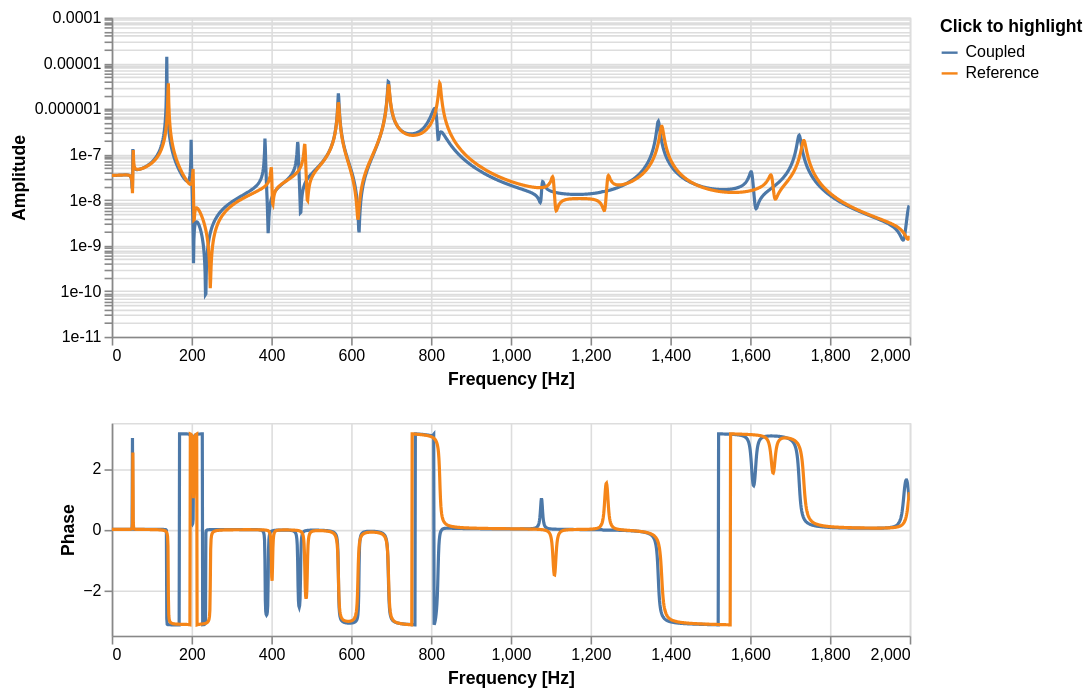

This figure's notebook cell:
### Markdown cell above
The coupled and the reference results of the assembled system AB can then be compared:

### Code cell
out = 0
inp = 6

pyFBS.display.plot_frequency_response(MK_A.freq, np.hstack((Y_AB_coupled[:,out:out+1,inp:inp+1],MK_AB.frf[:,out:out+1,inp:inp+1])),
                              labels=('Coupled', 'Reference'))

### Figure 1 — Vega-Lite specification as saved in the notebook (floating-point values rounded to 4 significant figures; data arrays with more than 128 entries replaced by an {"elided": "..."} marker saying what was removed)
{"config": {"view": {"continuousWidth": 300, "continuousHeight": 300}}, "vconcat": [{"mark": {"type": "line"}, "encoding": {"color": {"field": "out_in", "legend": {"title": "Click to highlight"}, "type": "nominal"}, "opacity": {"condition": {"param": "param_1", "value": 1}, "value": 0.2}, "x": {"axis": {"title": "Frequency [Hz]"}, "field": "f", "type": "quantitative"}, "y": {"axis": {"title": "Amplitude"}, "field": "A", "scale": {"base": 10, "type": "log"}, "type": "quantitative"}}, "height": 200.0, "name": "view_1", "width": 500}, {"mark": {"type": "line"}, "encoding": {"color": {"field": "out_in", "type": "nominal"}, "opacity": {"condition": {"param": "param_1", "value": 1}, "value": 0.2}, "x": {"axis": {"title": "Frequency [Hz]"}, "field": "f", "type": "quantitative"}, "y": {"axis": {"title": "Phase"}, "field": "ph", "type": "quantitative"}}, "height": 133.3, "name": "view_2", "width": 500}], "data": {"name": "data-8abce09f4a35ce962c2f18279811eca6"}, "params": [{"name": "param_2", "select": {"type": "interval"}, "bind": "scales", "views": ["view_1", "view_2"]}, {"name": "param_1", "select": {"type": "point", "fields": ["out_in"]}, "bind": "legend", "views": ["view_1", "view_2"]}], "$schema": "https://vega.github.io/schema/vega-lite/v5.20.1.json", "datasets": {"data-8abce09f4a35ce962c2f18279811eca6": {"elided": "4000 records"}}}
